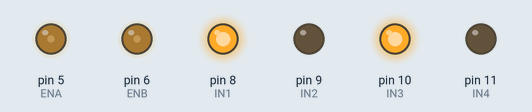
Simulated run of this sketch. Board: Arduino Uno, built with avr-gcc and run on an emulated ATmega328P. On the bench: output pins drawn as LEDs (lit = HIGH).

Above: at 0.1 s.
Timing chart, 0 to 1.6 s (numbered marks = the images above):
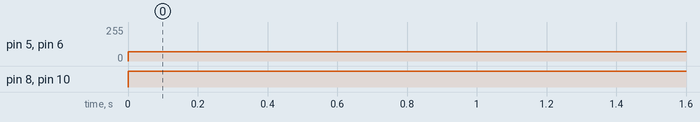

The sketch:

fsdfd.ino
```cpp
int ENA = 5;
int ENB = 6;
int IN1 = 8;
int IN2 = 9;
int IN3 = 10;
int IN4 = 11;

int hiz = 70;

void setup() {
  // put your setup code here, to run once:
  pinMode(IN1, OUTPUT);
  pinMode(IN2, OUTPUT);
  pinMode(IN3, OUTPUT);
  pinMode(IN4, OUTPUT);

}

void go(){
  analogWrite(ENA, hiz);
  analogWrite(ENB, hiz);
  digitalWrite(IN1, 1);
  digitalWrite(IN2, 0);
  digitalWrite(IN3, 1);
  digitalWrite(IN4, 0);
  }

void loop() {
  // put your main code here, to run repeatedly:
  go();
}
```

Measured:
- by itself, pin 5 (ENA), pin 6 (ENB): 0/255 → 70/255 at 0.00 s
- by itself, pin 8 (IN1), pin 10 (IN3): LOW → HIGH at 0.00 s
